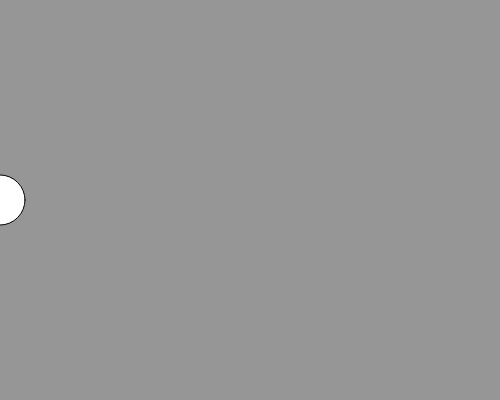
Frame 1 (no input)
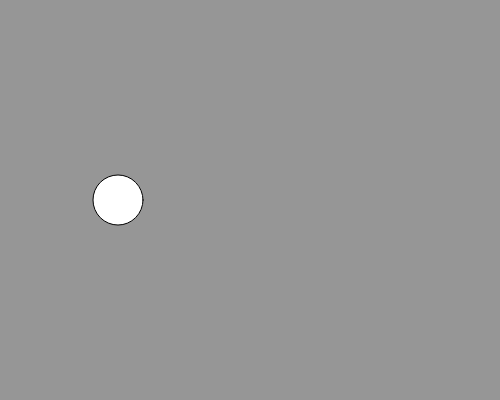
Frame 60 (no input)
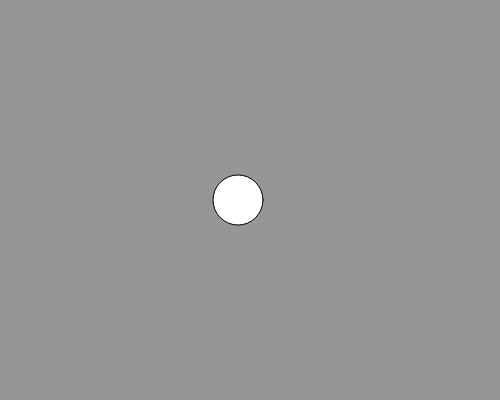
Frame 120 (the mouse pressed at the canvas centre since frame 60)

The p5.js sketch that drew these frames (run headless with seeded random() and noise() and a simulated clock; from frame 60 on, the mouse is pressed at the canvas centre):

// p5.js sketch
// ── sketch.js
let x=0;
let y=200;

function setup(){
  createCanvas(500, 400);
  frameRate(60);
  //frameRate(10);
}

function draw(){
  background(150);
  ellipse(x, y, 50);
  x+=2;
  //console.log(frameCount%60);
}
